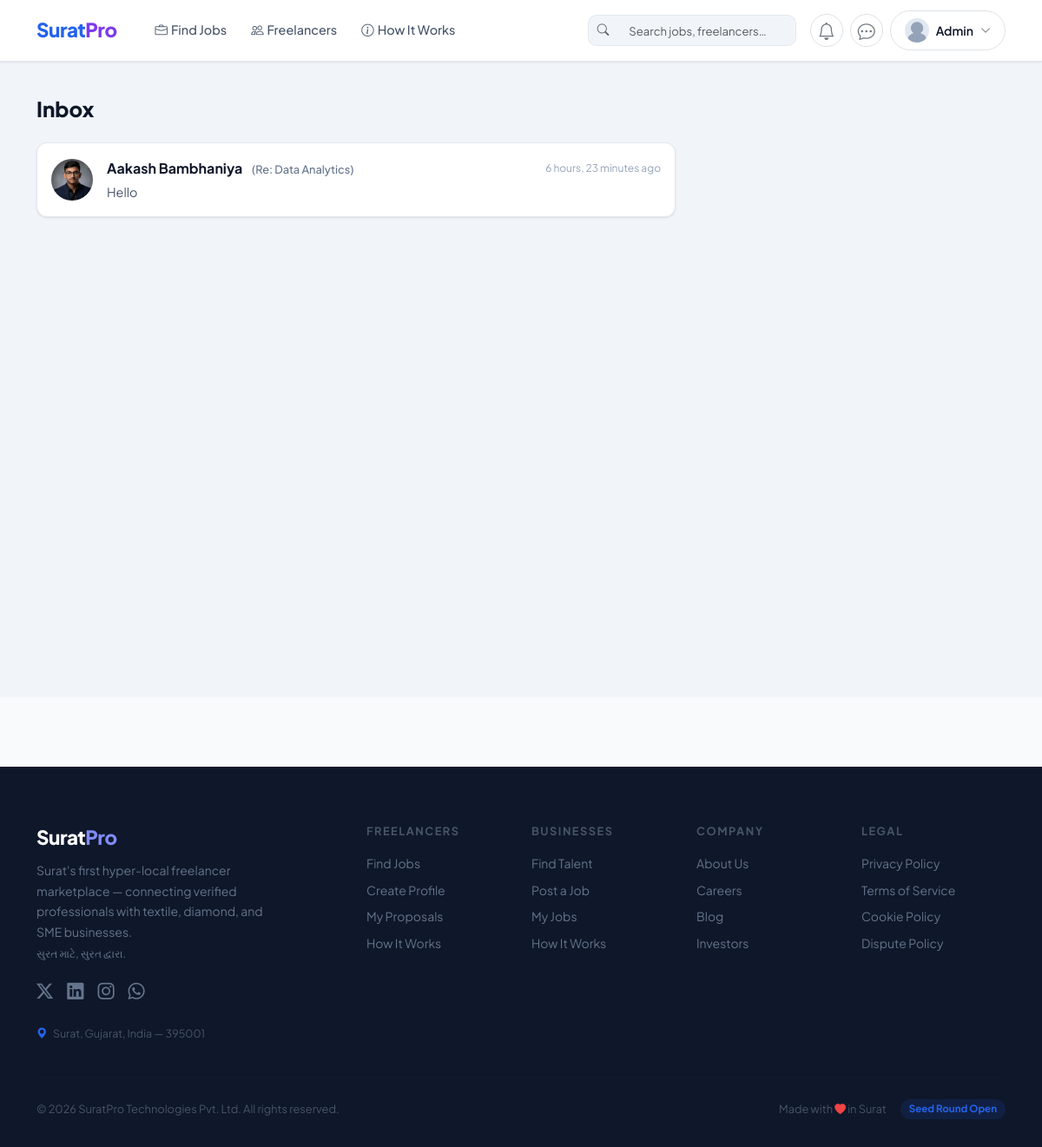
The app's page /messages/ (signed in) with its own data.
### accounts/models.py (models this page shows, shortened)
class User(AbstractUser):
    ROLE_FREELANCER = 'freelancer'
    ROLE_CLIENT = 'client'
    ROLE_CHOICES = [
        (ROLE_FREELANCER, 'Freelancer'),
        (ROLE_CLIENT, 'Client'),
    ]
    role = models.CharField(max_length=20, choices=ROLE_CHOICES, default=ROLE_FREELANCER)
    avatar = models.ImageField(upload_to='avatars/', blank=True, null=True)
    resume = models.FileField(upload_to='resumes/', blank=True, null=True, help_text='Upload your CV/Resume (PDF)')
    bio = models.TextField(blank=True)
    phone = models.CharField(max_length=20, blank=True)
    location = models.CharField(max_length=100, blank=True)
    website = models.URLField(blank=True)
    is_verified = models.BooleanField(default=False)
    has_paid_registration = models.BooleanField(default=False)
    wallet_balance = models.DecimalField(max_digits=10, decimal_places=2, default=0.00)
    first_project_completed = models.BooleanField(default=False)
    created_at = models.DateTimeField(auto_now_add=True)
    updated_at = models.DateTimeField(auto_now=True)
    @property
    def is_freelancer(self):
        return self.role == self.ROLE_FREELANCER
    @property
    def is_client(self):
        return self.role == self.ROLE_CLIENT
    def get_avatar_url(self):
        if self.avatar:
            return self.avatar.url
        return '/static/img/default_avatar.png'

### messaging/models.py (models this page shows, shortened)
class Conversation(models.Model):
    participants = models.ManyToManyField(settings.AUTH_USER_MODEL, related_name='conversations')
    job          = models.ForeignKey('jobs.Job', on_delete=models.SET_NULL, null=True, blank=True, related_name='conversations')
    created_at   = models.DateTimeField(auto_now_add=True)
    updated_at   = models.DateTimeField(auto_now=True)
    class Meta:
        ordering = ['-updated_at']
    def get_other_participant(self, user):
        return self.participants.exclude(id=user.id).first()
    def unread_count_for_user(self, user):
        return self.messages.filter(is_read=False).exclude(sender=user).count()

class Message(models.Model):
    conversation = models.ForeignKey(Conversation, on_delete=models.CASCADE, related_name='messages')
    sender       = models.ForeignKey(settings.AUTH_USER_MODEL, on_delete=models.CASCADE, related_name='sent_messages')
    body         = models.TextField()
    is_read      = models.BooleanField(default=False)
    created_at   = models.DateTimeField(auto_now_add=True)
    class Meta:
        ordering = ['created_at']

### jobs/models.py (models this page shows, shortened)
class Job(models.Model):
    STATUS_OPEN   = 'open'
    STATUS_INPROG = 'in_progress'
    STATUS_CLOSED = 'closed'
    STATUS_CHOICES = [
        (STATUS_OPEN,   'Open'),
        (STATUS_INPROG, 'In Progress'),
        (STATUS_CLOSED, 'Closed'),
    ]
    BUDGET_FIXED  = 'fixed'
    BUDGET_HOURLY = 'hourly'
    BUDGET_CHOICES = [
        (BUDGET_FIXED,  'Fixed Price'),
        (BUDGET_HOURLY, 'Hourly Rate'),
    ]
    EXP_ENTRY       = 'entry'
    EXP_INTERMEDIATE = 'intermediate'
    EXP_EXPERT      = 'expert'
    EXP_CHOICES = [
        (EXP_ENTRY,        'Entry Level'),
        (EXP_INTERMEDIATE, 'Intermediate'),
        (EXP_EXPERT,       'Expert'),
    ]
    client       = models.ForeignKey(
        settings.AUTH_USER_MODEL,
        on_delete=models.CASCADE,
        related_name='jobs_posted',
    )
    title        = models.CharField(max_length=255)
    description  = models.TextField()
    skills_required = models.ManyToManyField(
        'accounts.Skill',
        blank=True,
        related_name='jobs',
    )
    budget_type  = models.CharField(max_length=10, choices=BUDGET_CHOICES, default=BUDGET_FIXED)
    budget_min   = models.DecimalField(max_digits=10, decimal_places=2, default=0)
    budget_max   = models.DecimalField(max_digits=10, decimal_places=2, default=0)
    deadline     = models.DateField(null=True, blank=True)
    experience_level = models.CharField(max_length=20, choices=EXP_CHOICES, default=EXP_INTERMEDIATE)
    status       = models.CharField(max_length=20, choices=STATUS_CHOICES, default=STATUS_OPEN)
    views_count  = models.PositiveIntegerField(default=0)
    created_at   = models.DateTimeField(auto_now_add=True)
    updated_at   = models.DateTimeField(auto_now=True)
    class Meta:
        ordering = ['-created_at']

### messaging/views.py (the view)
# urls.py: path('', views.inbox_view, name='inbox'),
@login_required
def inbox_view(request):
    qs = request.user.conversations.annotate(
        latest_message_time=Coalesce(Max('messages__created_at'), 'updated_at')
    ).order_by('-latest_message_time').prefetch_related('participants', 'messages')
    conversations = list(qs)
    for conv in conversations:
        conv.other_participant = conv.get_other_participant(request.user)
        conv.unread_count = conv.unread_count_for_user(request.user)
    context = {
        'conversations': conversations,
    }
    return render(request, 'messaging/inbox.html', context)

### messaging/context_processors.py (called while the page is built)
def unread_messages_count(request):
    if request.user.is_authenticated:
        count = Message.objects.filter(
            conversation__participants=request.user,
            is_read=False
        ).exclude(sender=request.user).count()
        return {'unread_messages_count': count}
    return {'unread_messages_count': 0}

### notifications/context_processors.py (called while the page is built)
def notification_count(request):
    if request.user.is_authenticated:
        try:
            from notifications.models import Notification
            count = Notification.objects.filter(user=request.user, is_read=False).count()
        except Exception:
            count = 0
        return {'unread_notification_count': count}
    return {'unread_notification_count': 0}

### templates/messaging/inbox.html (shortened to what this page needs)
{% extends 'base.html' %}
{% block content %}
<div style="background:#f1f5f9;min-height:calc(100vh - 68px);padding:2.5rem 0;">
<div class="container">
    <div class="mb-4">
        <h1 style="font-size:1.5rem;font-weight:800;color:#0f172a;">Inbox</h1>
    </div>
    {% if conversations %}
    <div class="row">
        <div class="col-lg-8">
            <div class="d-flex flex-column gap-2">
            {% for conv in conversations %}
                {% with other=conv.other_participant %}
                <a href="{% url 'messaging:conversation' conv.pk %}" class="card-main p-3" style="text-decoration:none;display:block;transition:all 0.2s;">
                    <div class="d-flex align-items-center gap-3">
                        <img src="{{ other.get_avatar_url }}" alt="{{ other.username }}" style="width:48px;height:48px;border-radius:50%;object-fit:cover;">
                        <div class="flex-grow-1">
                            <div class="d-flex justify-content-between align-items-center">
                                <div style="font-weight:700;color:#0f172a;font-size:1rem;">
                                    {{ other.get_full_name|default:other.username }}
                                    {% if conv.job %}
                                    <span style="font-weight:500;color:#64748b;font-size:0.8rem;margin-left:8px;">
                                        (Re: {{ conv.job.title|truncatechars:30 }})
                                    </span>
                                    {% endif %}
                                </div>
                                <div style="font-size:0.75rem;color:#94a3b8;">
                                    {% if conv.messages.last %}
                                        {{ conv.messages.last.created_at|timesince }} ago
                                    {% endif %}
                                </div>
                            </div>
                            <div class="d-flex justify-content-between align-items-center mt-1">
                                <div style="color:#475569;font-size:0.9rem;white-space:nowrap;overflow:hidden;text-overflow:ellipsis;max-width:300px;">
                                    {% if conv.messages.last %}
                                        {{ conv.messages.last.body|truncatechars:50 }}
                                    {% else %}
                                        <i>No messages yet</i>
                                    {% endif %}
                                </div>
                            </div>
                        </div>
                    </div>
                </a>
                {% endwith %}
            {% endfor %}
            </div>
        </div>
    </div>
    {% endif %}
</div>
</div>
{% endblock %}

### templates/partials/_navbar.html (shortened to what this page needs)
{% load static %}
<nav class="navbar navbar-expand-lg navbar-main">
    <div class="container">
        <a class="navbar-brand navbar-brand-text" href="{% url 'core:home' %}">
            Surat<span>Pro</span>
        </a>
        <div class="collapse navbar-collapse" id="navbarMain">
            <ul class="navbar-nav me-auto ms-3 gap-1">
                <li class="nav-item">
                    <a class="nav-link nav-link-main" href="{% url 'jobs:list' %}">
                        <i class="bi bi-briefcase me-1"></i>Find Jobs
                    </a>
                </li>
                <li class="nav-item">
                    <a class="nav-link nav-link-main" href="{% url 'accounts:freelancers_list' %}">
                        <i class="bi bi-people me-1"></i>Freelancers
                    </a>
                </li>
                <li class="nav-item">
                    <a class="nav-link nav-link-main" href="{% url 'core:how_it_works' %}">
                        <i class="bi bi-info-circle me-1"></i>How It Works
                    </a>
                </li>
            </ul>
            <form method="get" action="{% url 'core:search' %}" class="d-none d-lg-flex me-3" id="navbar-search-form">
                <div class="input-group" style="width:240px;">
                    <span class="input-group-text" style="background:#f1f5f9;border:1.5px solid #e2e8f0;border-right:0;border-radius:10px 0 0 10px;padding:0 10px;">
                        <i class="bi bi-search text-muted" style="font-size:0.85rem;"></i>
                    </span>
                    <input type="text" name="q" placeholder="Search jobs, freelancers…"
                           class="form-control"
                           style="border:1.5px solid #e2e8f0;border-left:0;border-radius:0 10px 10px 0;
                                  font-size:0.82rem;background:#f1f5f9;height:36px;"
                           autocomplete="off">
                </div>
            </form>
            <div class="d-flex align-items-center gap-2">
                {% if user.is_authenticated %}
                    <a href="{% url 'notifications:list' %}" class="btn btn-sm bg-white border position-relative rounded-circle d-flex align-items-center justify-content-center" style="width: 38px; height: 38px;" title="Notifications" id="notif-btn">
                        <i class="bi bi-bell fs-5 text-secondary"></i>
                    </a>
                    <a href="{% url 'messaging:inbox' %}" class="btn btn-sm bg-white border position-relative rounded-circle d-flex align-items-center justify-content-center" style="width: 38px; height: 38px;" title="Messages" id="msg-btn">
                        <i class="bi bi-chat-dots fs-5 text-secondary"></i>
                    </a>
                    <div class="dropdown">
                        <button class="btn btn-sm d-flex align-items-center gap-2 border rounded-pill px-3 py-2 bg-white" type="button" data-bs-toggle="dropdown">
                            <img src="{{ user.get_avatar_url }}" alt="{{ user.username }}" width="28" height="28"
                                 style="border-radius:50%;object-fit:cover;" onerror="this.src='{% static "img/default_avatar.png" %}'">
                            <span style="font-size:0.875rem;font-weight:600;color:#0f172a;">
                                {{ user.first_name|default:user.username }}
                            </span>
                            <i class="bi bi-chevron-down text-muted" style="font-size:0.75rem;"></i>
                        </button>
                    </div>
                {% else %}
                    <a href="{% url 'accounts:login' %}" class="btn-nav-login">Log In</a>
                    <a href="{% url 'accounts:register' %}" class="btn-nav-register">Join Free</a>
                {% endif %}
            </div>
        </div>
    </div>
</nav>

### static/css/main.css (style rules this page uses)
:root { --primary: #2563eb; --primary-dark: #1d4ed8; --primary-light: #dbeafe; --secondary: #7c3aed; --secondary-light: #ede9fe; --success: #059669; --success-light: #d1fae5; --warning: #d97706; --warning-light: #fef3c7; --danger: #dc2626; --danger-light: #fee2e2; --dark: #0f172a; --dark-secondary: #1e293b; --gray-100: #f8fafc; --gray-200: #f1f5f9; --gray-300: #e2e8f0; --gray-400: #cbd5e1; --gray-500: #94a3b8; --gray-600: #64748b; --gray-700: #475569; --gray-800: #334155; --gray-900: #1e293b; --white: #ffffff; --border-radius: 12px; --border-radius-sm: 8px; --border-radius-lg: 16px; --shadow-sm: 0 1px 3px rgba(0, 0, 0, 0.06), 0 1px 2px rgba(0, 0, 0, 0.04); --shadow: 0 4px 6px -1px rgba(0, 0, 0, 0.07), 0 2px 4px -1px rgba(0, 0, 0, 0.04); --shadow-md: 0 10px 15px -3px rgba(0, 0, 0, 0.08), 0 4px 6px -2px rgba(0, 0, 0, 0.04); --shadow-lg: 0 20px 25px -5px rgba(0, 0, 0, 0.08), 0 10px 10px -5px rgba(0, 0, 0, 0.03); --transition: all 0.2s ease; }
* { box-sizing: border-box; }
body { font-family: 'Plus Jakarta Sans', -apple-system, BlinkMacSystemFont, 'Segoe UI', sans-serif; background-color: var(--gray-100); color: var(--gray-900); line-height: 1.6; -webkit-font-smoothing: antialiased; -moz-osx-font-smoothing: grayscale; }
.navbar-main { background: var(--white); border-bottom: 1px solid var(--gray-300); padding: 0.75rem 0; position: sticky; top: 0; z-index: 1030; box-shadow: var(--shadow-sm); }
.navbar-brand-text { font-weight: 800; font-size: 1.4rem; color: var(--primary) !important; letter-spacing: -0.5px; }
.navbar-brand-text span { color: var(--secondary); }
.nav-link-main { color: var(--gray-700) !important; font-weight: 500; font-size: 0.9rem; padding: 0.4rem 0.75rem !important; border-radius: var(--border-radius-sm); transition: var(--transition); }
.card-main { background: var(--white); border: 1px solid var(--gray-300); border-radius: var(--border-radius); box-shadow: var(--shadow-sm); transition: var(--transition); }
.form-control, .form-select { border: 1.5px solid var(--gray-300); border-radius: var(--border-radius-sm); padding: 0.625rem 0.875rem; font-size: 0.9rem; color: var(--gray-900); background: var(--white); transition: var(--transition); }

### records on screen
User: first_name "Admin"
Conversation: other_participant.get_avatar_url (picture), other_participant.get_full_name "Aakash Bambhaniya", job "Data Analytics", messages.last.created_at "6 hours, 23 minutes", messages.last.body "Hello"
